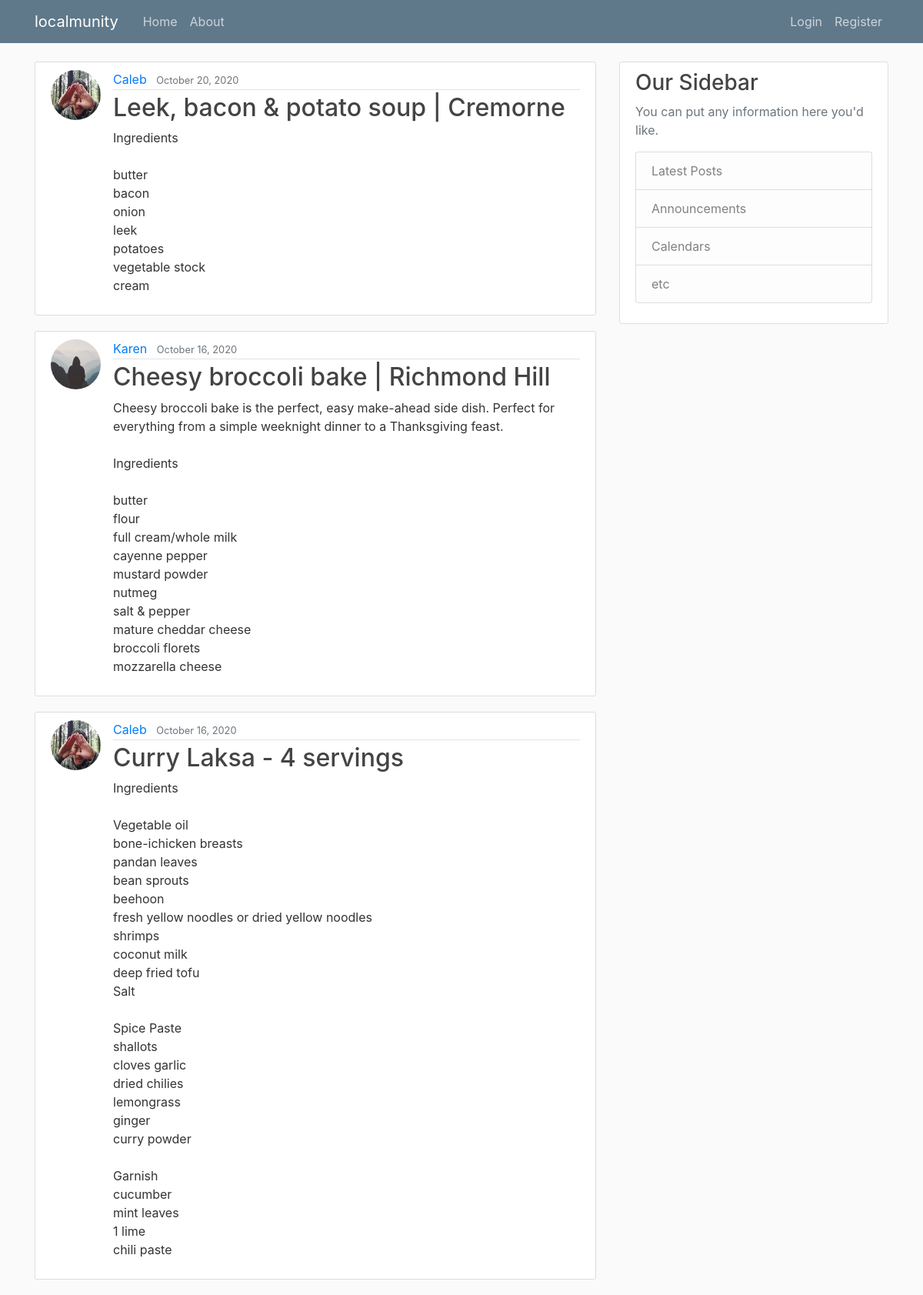
The page / on the database its author committed.
### localmunity/models.py (models this page shows, shortened)
class Post(models.Model):
    title = models.CharField(max_length=100)
    content = models.TextField()
    date_posted = models.DateTimeField(default=timezone.now)
    author = models.ForeignKey(User, on_delete=models.CASCADE)
    image = models.ImageField(default='default.jpg', upload_to='post_pics')

### users/models.py (models this page shows, shortened)
class Profile(models.Model):
    user = models.OneToOneField(User, on_delete=models.CASCADE)
    image = models.ImageField(default='default.jpg', upload_to='profile_pics')

### localmunity/views.py (the view)
# urls.py: path('', PostListView.as_view(), name='localmunity-home'),
class PostListView(ListView):
    model = Post
    template_name = 'localmunity/home.html'  # <app>/<model>_<viewtype>.html
    context_object_name = 'posts'
    ordering = ['-date_posted']

### localmunity/templates/localmunity/home.html
{% extends "localmunity/base.html" %}
{% block content %}
    {% for post in posts %}
        <article class="media content-section">
          <img class="rounded-circle article-img" src="{{ post.author.profile.image.url }}">
          <div class="media-body">
            <div class="article-metadata">
              <a class="mr-2" href="#">{{ post.author }}</a>
              <small class="text-muted">{{ post.date_posted|date:"F d, Y" }}</small>
            </div>
            <h2><a class="article-title" href="{% url 'post-detail' post.id %}">{{ post.title }}</a></h2>
            <p class="article-content">{{ post.content }}</p>
          </div>
        </article>
    {% endfor %}
{% endblock content %}

### localmunity/templates/localmunity/base.html (shortened to what this page needs)
{% load static %}
<!DOCTYPE html>
<html>
<head>
    <link rel="stylesheet" href="https://maxcdn.bootstrapcdn.com/bootstrap/4.0.0/css/bootstrap.min.css">
    <link rel="stylesheet" type="text/css" href="{% static 'localmunity/main.css' %}">
</head>
<body>
    <header class="site-header">
      <nav class="navbar navbar-expand-md navbar-dark bg-steel fixed-top">
        <div class="container">
          <a class="navbar-brand mr-4" href="{% url 'localmunity-home' %}">localmunity</a>
          <div class="collapse navbar-collapse" id="navbarToggle">
            <div class="navbar-nav mr-auto">
              <a class="nav-item nav-link" href="{% url 'localmunity-home' %}">Home</a>
              <a class="nav-item nav-link" href="{% url 'localmunity-about' %}">About</a>
            </div>
            <div class="navbar-nav">
              {% if user.is_authenticated %}
                <a class="nav-item nav-link" href="{% url 'post-create' %}">New Post</a>
                <a class="nav-item nav-link" href="{% url 'profile' %}">Profile</a>
                <a class="nav-item nav-link" href="{% url 'logout' %}">Logout</a>
              {% else %}
                <a class="nav-item nav-link" href="{% url 'login' %}">Login</a>
                <a class="nav-item nav-link" href="{% url 'register' %}">Register</a>
              {% endif %}
            </div>
          </div>
        </div>
      </nav>
    </header>
    <main role="main" class="container">
      <div class="row">
        <div class="col-md-8">
          {% block content %}{% endblock %}
        </div>
        <div class="col-md-4">
          <div class="content-section">
            <h3>Our Sidebar</h3>
            <p class='text-muted'>You can put any information here you'd like.
              <ul class="list-group">
                <li class="list-group-item list-group-item-light">Latest Posts</li>
                <li class="list-group-item list-group-item-light">Announcements</li>
                <li class="list-group-item list-group-item-light">Calendars</li>
                <li class="list-group-item list-group-item-light">etc</li>
              </ul>
            </p>
          </div>
        </div>
      </div>
    </main>
</body>
</html>

### localmunity/static/localmunity/main.css (style rules this page uses)
body { background: #fafafa; color: #333333; margin-top: 5rem; }
h1, h2, h3, h4, h5, h6 { color: #444444; }
ul { margin: 0; }
.bg-steel { background-color: #5f788a; }
.site-header .navbar-nav .nav-link { color: #cbd5db; }
.content-section { background: #ffffff; padding: 10px 20px; border: 1px solid #dddddd; border-radius: 3px; margin-bottom: 20px; }
.article-title { color: #444444; }
.article-content { white-space: pre-line; }
.article-img { height: 65px; width: 65px; margin-right: 16px; }
.article-metadata { padding-bottom: 1px; margin-bottom: 4px; border-bottom: 1px solid #e3e3e3 }

### rows shown on the page
Post: author.profile.image (picture), author "Caleb", date_posted "October 20, 2020", title "Leek, bacon & potato soup | Cremorne", content "Ingredients butter bacon onion leek potatoes vegetable stock cream"
Post: author.profile.image (placeholder picture), author "Karen", date_posted "October 16, 2020", title "Cheesy broccoli bake | Richmond Hill", content "Cheesy broccoli bake is the perfect, easy make-ahead side dish. Perfect for everything from a simple weeknight dinner to a Thanksgiving feast. Ingredients butter flour full cream/whole milk cayenne pepper mustard powder nutmeg salt & pepper mature cheddar cheese broccoli florets mozzarella cheese"
Post: author.profile.image (picture), author "Caleb", date_posted "October 16, 2020", title "Curry Laksa - 4 servings", content "Ingredients Vegetable oil bone-ichicken breasts pandan leaves bean sprouts beehoon fresh yellow noodles or dried yellow noodles shrimps coconut milk deep fried tofu Salt Spice Paste shallots cloves garlic dried chilies lemongrass ginger curry powder Garnish cucumber mint leaves 1 lime chili paste"
